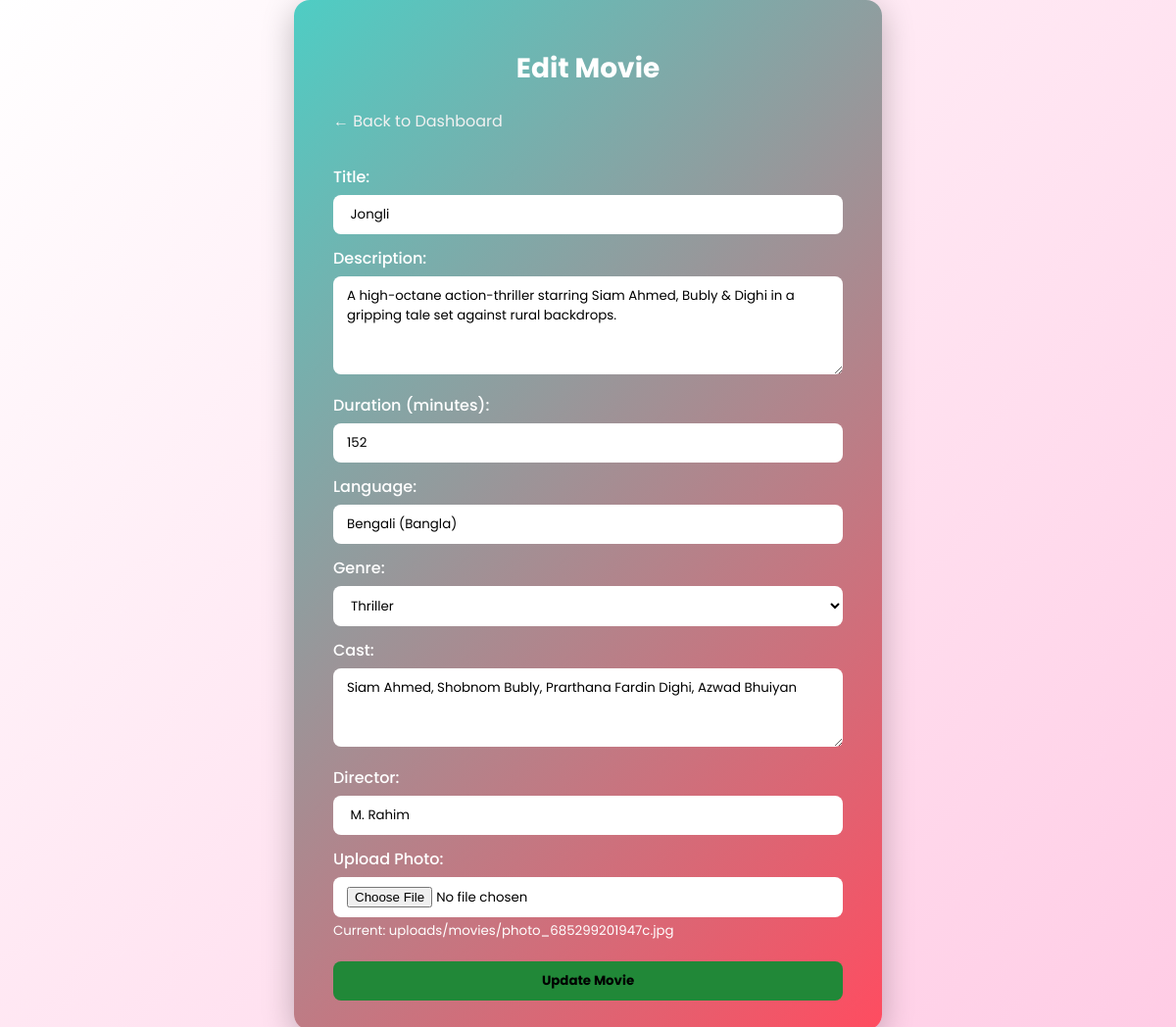
Screenshot of /admin/edit_item.php?type=movie&id=7 (signed in) with the database file from the repository.
### tables this page shows
CREATE TABLE `movies` (
  `movie_id` int(11) NOT NULL,
  `title` varchar(255) NOT NULL,
  `description` text DEFAULT NULL,
  `duration_minutes` int(11) DEFAULT NULL,
  `release_date` date DEFAULT NULL,
  `language` varchar(100) DEFAULT NULL,
  `genre` varchar(100) DEFAULT NULL,
  `cast` text DEFAULT NULL,
  `director` varchar(100) DEFAULT NULL,
  `created_at` timestamp NOT NULL DEFAULT current_timestamp(),
  `photo` varchar(255) DEFAULT NULL
);

### admin/edit_item.php (the view, shortened to what this page needs)
<?php
require_once '../db_connect.php';
$type = $_GET['type'] ?? '';
$id = intval($_GET['id'] ?? 0);
$table = '';
$id_col = '';
switch ($type) {
    case 'movie': $table = 'movies'; $id_col = 'movie_id'; break;
}
$stmt = $conn->prepare("SELECT * FROM $table WHERE $id_col = ?");
$stmt->execute([$id]);
$item = $stmt->fetch();
?>
<!DOCTYPE html>
<html lang="en">
<head>
</head>
<body>
<div class="container">
    <h1>Edit <?= ucfirst($type) ?></h1>
    <a href="dashboard.php">← Back to Dashboard</a>
    <form method="POST" enctype="multipart/form-data">
        <label><?= ($type === 'movie') ? 'Title' : 'Name' ?>:</label>
        <input type="text" name="title" required value="<?= htmlspecialchars($item[($type === 'movie') ? 'title' : 'name']) ?>">
        <label>Description:</label>
        <textarea name="description" rows="4" required><?= htmlspecialchars($item['description']) ?></textarea>
        <?php if ($type === 'movie'): ?>
            <label>Duration (minutes):</label>
            <input type="number" name="duration" min="1" required value="<?= htmlspecialchars($item['duration_minutes']) ?>">
            <label>Language:</label>
            <input type="text" name="language" required value="<?= htmlspecialchars($item['language']) ?>">
            <label>Genre:</label>
            <select name="genre" required>
                <?php
                $genres = ["Action", "Adventure", "Animation", "Comedy", "Crime", "Drama", "Fantasy", "Horror", "Mystery", "Romance", "Sci-Fi", "Thriller", "War", "Western"];
                foreach ($genres as $genre) {
                    echo '<option value="' . $genre . '"' . ($item['genre'] == $genre ? ' selected' : '') . '>' . $genre . '</option>';
                }
                ?>
            </select>
            <label>Cast:</label>
            <textarea name="cast" rows="3" required><?= htmlspecialchars($item['cast']) ?></textarea>
            <label>Director:</label>
            <input type="text" name="director" required value="<?= htmlspecialchars($item['director']) ?>">
        <?php endif; ?>
        <label>Upload Photo:</label>
        <input type="file" name="photo" accept="image/*">
        <small>Current: <?= htmlspecialchars($item['photo'] ?? 'N/A') ?></small>
        <input type="submit" value="Update <?= ucfirst($type) ?>">
    </form>
</div>
</body>
</html>

### admin/edit_item.php (style rules this page uses)
* { box-sizing: border-box; font-family: 'Poppins', sans-serif; }
body { margin: 0; padding: 0; background: linear-gradient(135deg, #ffffff, #ffcce5); min-height: 100vh; display: flex; justify-content: center; align-items: center; color: #fff; }
.container { background: linear-gradient(135deg, #4ecdc4, #ff4c60); border-radius: 16px; padding: 30px 40px; width: 100%; max-width: 600px; backdrop-filter: blur(10px); box-shadow: 0 8px 32px rgba(0, 0, 0, 0.25); }
h1 { text-align: center; margin-bottom: 20px; font-size: 28px; }
a { display: inline-block; color: #f1f1f1; text-decoration: none; margin-bottom: 20px; }
label { margin-top: 12px; display: block; font-weight: 500; }
input, select, textarea { width: 100%; padding: 10px 14px; margin-top: 6px; border: none; border-radius: 8px; background: #ffffff; color: #000; }
input[type="file"] { background: #ffffff; }
textarea { resize: vertical; }
input[type="submit"] { background-color: #218838; margin-top: 20px; cursor: pointer; transition: background-color 0.3s; font-weight: bold; }

### rows the page displays
movies: title "Jongli", description "A high-octane action-thriller starring Siam Ahmed, Bubly & Dighi in a gripping tale set against rural backdrops.", duration "152", language "Bengali (Bangla)", genre "Thriller", cast "Siam Ahmed, Shobnom Bubly, Prarthana Fardin Dighi, Azwad Bhuiyan", director "M. Rahim", photo "uploads/movies/photo_685299201947c.jpg"

### other values shown
$type "Movie"
